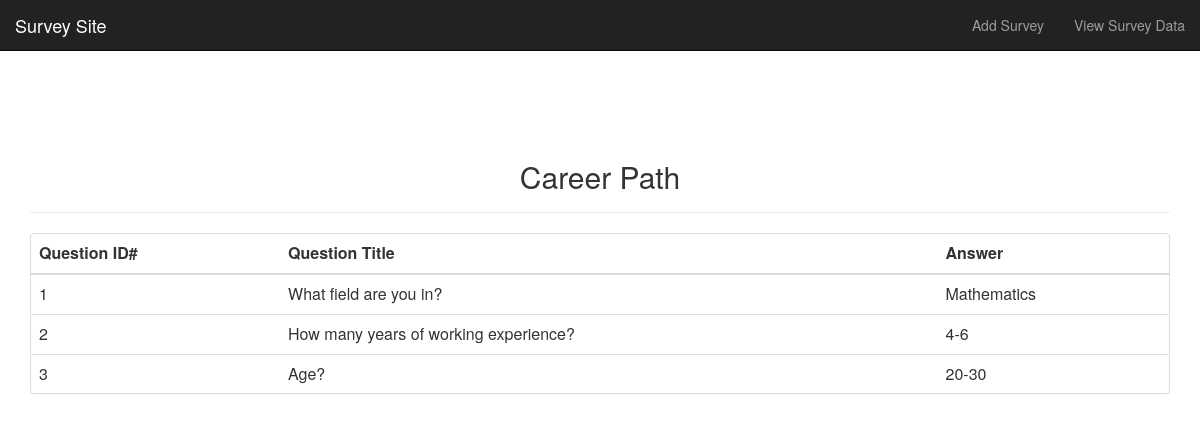
Page /admin_panel/survey/1/ on the committed database.
### survey/models.py (models this page shows)
class Survey(models.Model):
    title = models.CharField(max_length = 200)

class QuestionAnswer(models.Model):
    answer = models.ForeignKey(Choice, on_delete=models.CASCADE)
    survey_answer = models.ForeignKey(SurveyAnswer, on_delete=models.CASCADE)

class Choice(models.Model):
    choice_text = models.TextField()
    question = models.ForeignKey(Question, on_delete=models.CASCADE)

class Question(models.Model):
    question_text = models.CharField(max_length = 900)
    survey = models.ForeignKey(Survey, on_delete=models.CASCADE)

### survey/views.py (the view)
# urls.py: url(r'^admin_panel/survey/(?P<survey_id>\d+)/$', views.admin_answers , name = "answer-detail"),
def admin_answers(request, survey_id):
    survey = Survey.objects.get(id=survey_id)
    answers = survey.surveyanswer_set.all()
    ctx = {'answers': answers, 'survey': survey}
    return render(request, 'admin-survey-detail.html', ctx)

### survey/templates/admin-survey-detail.html (shortened to what this page needs)
<html>
<head>
	<link href="http://maxcdn.bootstrapcdn.com/bootstrap/3.2.0/css/bootstrap.min.css" rel="stylesheet">
</head>
<body>
	   <div class="navbar navbar-inverse navbar-fixed-top" role="navigation">
      <div class="container-fluid">
        <div class="navbar-header">
          <a class="navbar-brand" href={% url 'root'%}>Survey Site</a>
        </div>
          <ul class="nav navbar-nav navbar-right">
            <li><a href={% url 'admin-survey-create-view' %}>Add Survey</a></li>
            <li><a href={% url 'admin-panel'%}>View Survey Data</a></li>
          </ul>
      </div>
    </div>
    <div class = "centerdv container">
    	    <div class = "page-header">
    			<h2>{{survey.title}}</h2>
    		</div>
    <div class="panel panel-default">
       <table class="table">
    <thead>
      <tr>
        <th>Question ID#</th>
        <th>Question Title</th>
        <th>Answer</th>
      </tr>
    </thead>
    <tbody>
      {% for answer in answers %}
        {% for qa in answer.questionanswer_set.all %}
        <tr>
        <td>{{qa.answer.question.id}}</td>
        <td>{{qa.answer.question.question_text}}</td>
        <td>{{qa.answer.choice_text}}</td>
      </tr>
        {% endfor %}
      {% endfor %}
    </tbody>
  </table>
</body>
</html>

### survey/templates/admin-survey-detail.html (style rules this page uses)
.centerdv { margin-top: 10%; margin-left: auto; margin-right: auto; text-align: center; }

### rows in the picture
Survey: title "Career Path"
QuestionAnswer: answer.question.id "1", answer.question.question_text "What field are you in?", answer.choice_text "Mathematics"
QuestionAnswer: answer.question.id "2", answer.question.question_text "How many years of working experience?", answer.choice_text "4-6"
QuestionAnswer: answer.question.id "3", answer.question.question_text "Age?", answer.choice_text "20-30"
